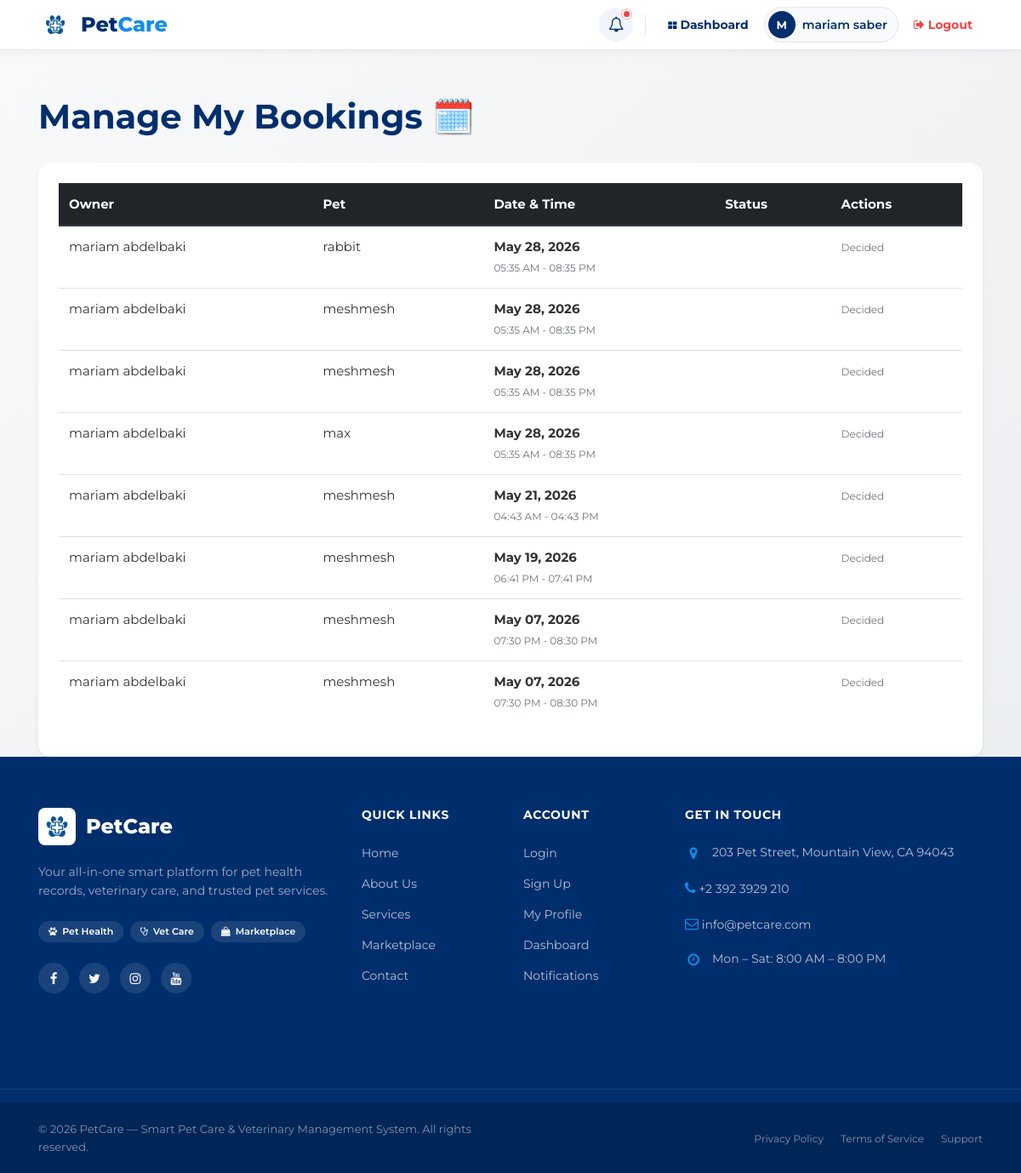
The page /ServiceProvider/bookings (signed in) on the database its author committed.
### tables this page shows
CREATE TABLE `booking` (
  `BookingID` int(11) NOT NULL,
  `PetID` int(11) NOT NULL,
  `OwnerID` int(11) DEFAULT NULL,
  `ProviderID` int(11) DEFAULT NULL,
  `BookingDate` date DEFAULT NULL,
  `StartTime` time DEFAULT NULL,
  `EndTime` time DEFAULT NULL,
  `Price` decimal(10,2) GENERATED ALWAYS AS (timestampdiff(HOUR,`StartTime`,`EndTime`) * 50) STORED,
  `service_id` int(11) DEFAULT NULL,
  `status` enum('Accepted','Rejected','Under Review') DEFAULT 'Under Review',
  `EscrowStatus` enum('Held','Released','Refunded') DEFAULT 'Held',
  `EscrowAmount` decimal(10,2) DEFAULT 0.00,
  `CheckInTime` datetime DEFAULT NULL,
  `CheckOutTime` datetime DEFAULT NULL,
  `QRToken` varchar(50) DEFAULT NULL,
  `TotalPrice` decimal(10,2) DEFAULT 0.00
);

CREATE TABLE `users` (
  `id` int(11) NOT NULL,
  `username` varchar(150) NOT NULL,
  `role` varchar(50) DEFAULT 'Owner',
  `email` varchar(200) NOT NULL,
  `password` varchar(255) NOT NULL,
  `phone` varchar(50) DEFAULT NULL,
  `status` enum('Active','Suspended') DEFAULT 'Active',
  `is_verified` tinyint(1) DEFAULT 0
);

CREATE TABLE `pet` (
  `PetID` int(11) NOT NULL,
  `OwnerID` int(11) NOT NULL,
  `PetName` varchar(150) DEFAULT NULL,
  `Species` varchar(100) NOT NULL,
  `Age` int(11) DEFAULT NULL,
  `Gender` enum('Male','Female') DEFAULT NULL,
  `Weight` decimal(5,2) DEFAULT NULL,
  `Allergies` text DEFAULT NULL,
  `HandlingInstructions` text DEFAULT NULL,
  `BehaviorNotes` text DEFAULT NULL,
  `passport_ready` tinyint(1) DEFAULT 0
);

### App/Controllers/ServiceProviderController.php (called while the page is built, shortened)
<?php
class ServiceProviderController extends Controller
{
    public function bookings()
    {
        $bookingModel = new Booking();
        $provider_id = $_SESSION['id'];
        $data['bookings'] = $bookingModel->getByProvider($provider_id);
        $this->view('ServiceProvider/bookings', $data);
    }
}

### App/Core/App.php (called while the page is built, shortened)
<?php
class App
{
    private $method     = 'index';
    public function splitUrl()
    {
        $url = $_GET['url'] ?? 'home';
        $url = rtrim($url, '/');
        $url = explode('/', $url);
        return $url;
    }
    public function run()
    {
        $url = $this->splitUrl();
        $controller = new $this->controller;
        if (! empty($url[1])) {
            if (method_exists($controller, $url[1])) {
                $this->method = $url[1];
            } else {
                require_once __DIR__ . '/../Controllers/Error404Controller.php';
                $this->controller = 'Error404Controller';
                $controller = new $this->controller;
                $this->method = 'index';
            }
        }
        $params = [];
call_user_func_array(
    [$controller, $this->method],
    $params
);
    }
}

### Public/index.php (called while the page is built, shortened)
<?php
$app = new App;
$app->run();

### App/Core/Database.php (called while the page is built)
<?php
trait Database
{
    public function connect()
    {
        $string = "mysql:host=" . DBHOST . ";dbname=" . DBNAME . ";charset=utf8mb4";
        $options = [
            PDO::ATTR_ERRMODE            => PDO::ERRMODE_EXCEPTION,
            PDO::ATTR_DEFAULT_FETCH_MODE => PDO::FETCH_ASSOC,
        ];
        $connection = new PDO($string, DBUSER, DBPASS, $options);
        return $connection;
    }
    public function query($query, $data = [])
    {
        try {
            $stmt  = $this->connect()->prepare($query);
            $check = $stmt->execute($data);
            if ($check) {
                $result = $stmt->fetchAll(PDO::FETCH_ASSOC);
                if (is_array($result) && count($result) > 0) {
                    return $result;
                } else {
                    return $stmt->rowCount() > 0 ? true : false;
                }
            } else {
                return false;
            }
        } catch (PDOException $e) {
            error_log("DB Error: " . $e->getMessage());
            return false;
        }
    }
}

### App/models/Booking.php (called while the page is built, shortened)
<?php
class Booking
{
    public function getByProvider($provider_id)
    {
        $query = "SELECT b.*, p.PetName, p.HandlingInstructions, p.BehaviorNotes, u.username as owner_name
                  FROM booking b
                  LEFT JOIN pet p ON b.PetID = p.PetID
                  LEFT JOIN users u ON b.OwnerID = u.id
                  WHERE b.ProviderID = :provider_id
                  ORDER BY b.BookingDate DESC, b.StartTime DESC";
        return $this->query($query, ['provider_id' => $provider_id]);
    }
}

### App/views/ServiceProvider/bookings.php (the view, shortened to what this page needs)
<?php require __DIR__ . '/../layouts/header.php'; ?>
<?php require __DIR__ . '/../layouts/navbar.php'; ?>
<section class="container mt-5">
    <div class="row">
        <div class="col-md-12">
            <h1 class="mb-4">Manage My Bookings 🗓️</h1>
        </div>
    </div>
    <div class="row">
        <div class="col-md-12">
            <div class="card shadow-sm p-4">
                <div class="table-responsive">
                    <table class="table table-hover">
                        <thead class="thead-dark">
                            <tr>
                                <th>Owner</th>
                                <th>Pet</th>
                                <th>Date & Time</th>
                                <th>Status</th>
                                <th>Actions</th>
                            </tr>
                        </thead>
                        <tbody>
                            <?php if(!empty($bookings)): ?>
                                <?php foreach($bookings as $booking): ?>
                                    <tr>
                                        <td><?= htmlspecialchars($booking['owner_name']) ?></td>
                                        <td><?= htmlspecialchars($booking['PetName']) ?></td>
                                        <td>
                                            <strong><?= date('M d, Y', strtotime($booking['BookingDate'])) ?></strong><br>
                                            <span class="small text-muted"><?= date('h:i A', strtotime($booking['StartTime'])) ?> - <?= date('h:i A', strtotime($booking['EndTime'])) ?></span>
                                        </td>
                                        <td>
                                            <?php
                                                $status = $booking['status'] ?? 'Under Review';
                                            ?>
                                        </td>
                                        <td>
                                            <?php if ($status == 'Under Review'): ?>
                                                <a href="<?= ROOT ?>/ServiceProvider/updateBookingStatus/<?= $booking['BookingID'] ?>/Accepted" class="btn btn-success btn-sm">Accept ✅</a>
                                                <a href="<?= ROOT ?>/ServiceProvider/updateBookingStatus/<?= $booking['BookingID'] ?>/Rejected" class="btn btn-danger btn-sm">Reject ❌</a>
                                            <?php else: ?>
                                                <span class="text-muted small">Decided</span>
                                            <?php endif; ?>
                                        </td>
                                    </tr>
                                <?php endforeach; ?>
                            <?php else: ?>
                                <tr>
                                    <td colspan="5" class="text-center py-4">No bookings found yet.</td>
                                </tr>
                            <?php endif; ?>
                        </tbody>
                    </table>
                </div>
            </div>
        </div>
    </div>
</section>
<?php require __DIR__ . '/../layouts/footer.php'; ?>

### Public/assets/CSS/profile.css (style rules this page uses)
:root { --profile-primary: #185FA5; --profile-secondary: #0C447C; --profile-bg: #f8fafc; --profile-white: #ffffff; --profile-border: rgba(0, 0, 0, 0.08); --profile-text: #1e293b; --profile-muted: #64748b; --profile-radius: 16px; --profile-shadow: 0 4px 6px -1px rgba(0, 0, 0, 0.1), 0 2px 4px -1px rgba(0, 0, 0, 0.06); }

### Public/assets/CSS/appointments.css (style rules this page uses)
.card { border-radius: 15px; border: none; }

### Public/assets/CSS/passport.css (style rules this page uses)
body { background: #f4f7f6; }

### Public/assets/CSS/home.css (style rules this page uses)
:root { --brand-primary: var(--chewy-blue); --brand-secondary: var(--chewy-navy); --brand-accent: var(--chewy-orange); --brand-bg: #f6f9fc; }

### Public/assets/CSS/error.css (style rules this page uses)
:root { --primary-blue: #185FA5; --soft-blue: #E3F2FD; --accent-orange: #FF8A65; --glass-bg: rgba(255, 255, 255, 0.85); }
body { background: linear-gradient(135deg, #f8f9fa 0%, #e9ecef 100%); min-height: 100vh; display: flex; flex-direction: column; }

### Public/assets/CSS/theme.css (style rules this page uses)
:root { --chewy-blue: #128ced; --chewy-navy: #002e6d; --chewy-orange: #ff9f00; --chewy-bg: #ffffff; --chewy-bg-alt: #f6f6f6; --chewy-text: #333333; --chewy-text-muted: #666666; --chewy-border: #e2e8f0; --chewy-radius: 12px; --chewy-radius-pill: 100px; --chewy-shadow: 0 4px 12px rgba(0, 0, 0, 0.05); }
body { font-family: 'Montserrat', -apple-system, BlinkMacSystemFont, "Segoe UI", Roboto, sans-serif; color: var(--chewy-text); background-color: var(--chewy-bg); line-height: 1.6; }
h1, h2, h3, h4, h5, h6 { color: var(--chewy-navy); font-weight: 700; }

### rows shown on the page
booking: OwnerID.username "mariam abdelbaki", PetID.PetName "rabbit", BookingDate "May 28, 2026", StartTime "05:35 AM", EndTime "08:35 PM", status "Decided"
booking: OwnerID.username "mariam abdelbaki", PetID.PetName "meshmesh", BookingDate "May 28, 2026", StartTime "05:35 AM", EndTime "08:35 PM", status "Decided"
booking: OwnerID.username "mariam abdelbaki", PetID.PetName "meshmesh", BookingDate "May 28, 2026", StartTime "05:35 AM", EndTime "08:35 PM", status "Decided"
booking: OwnerID.username "mariam abdelbaki", PetID.PetName "max", BookingDate "May 28, 2026", StartTime "05:35 AM", EndTime "08:35 PM", status "Decided"
booking: OwnerID.username "mariam abdelbaki", PetID.PetName "meshmesh", BookingDate "May 21, 2026", StartTime "04:43 AM", EndTime "04:43 PM", status "Decided"
booking: OwnerID.username "mariam abdelbaki", PetID.PetName "meshmesh", BookingDate "May 19, 2026", StartTime "06:41 PM", EndTime "07:41 PM", status "Decided"
booking: OwnerID.username "mariam abdelbaki", PetID.PetName "meshmesh", BookingDate "May 07, 2026", StartTime "07:30 PM", EndTime "08:30 PM", status "Decided"
booking: OwnerID.username "mariam abdelbaki", PetID.PetName "meshmesh", BookingDate "May 07, 2026", StartTime "07:30 PM", EndTime "08:30 PM", status "Decided"

### other values the page prints
substr($_SESSION['username'], 0, 1) "M"
$_SESSION['username'] "mariam saber"
